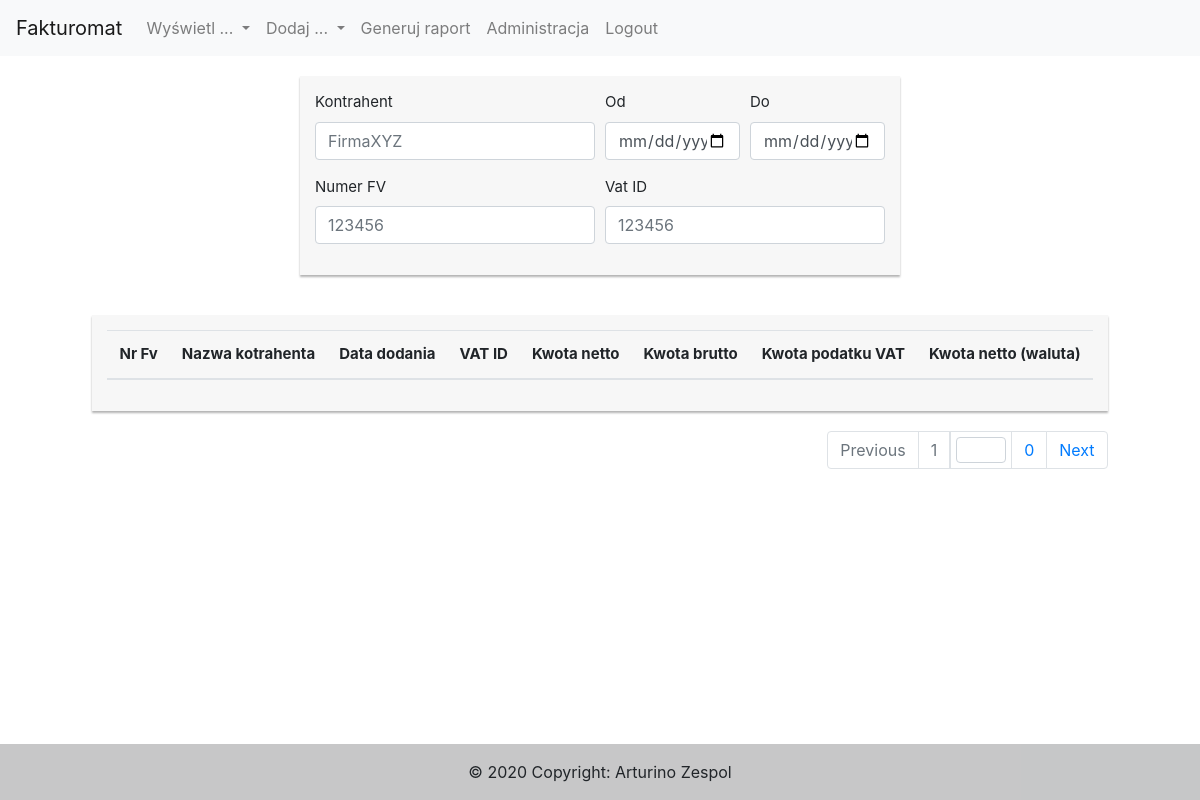
Page /index.php?action=login (signed in) on the earlier database version.
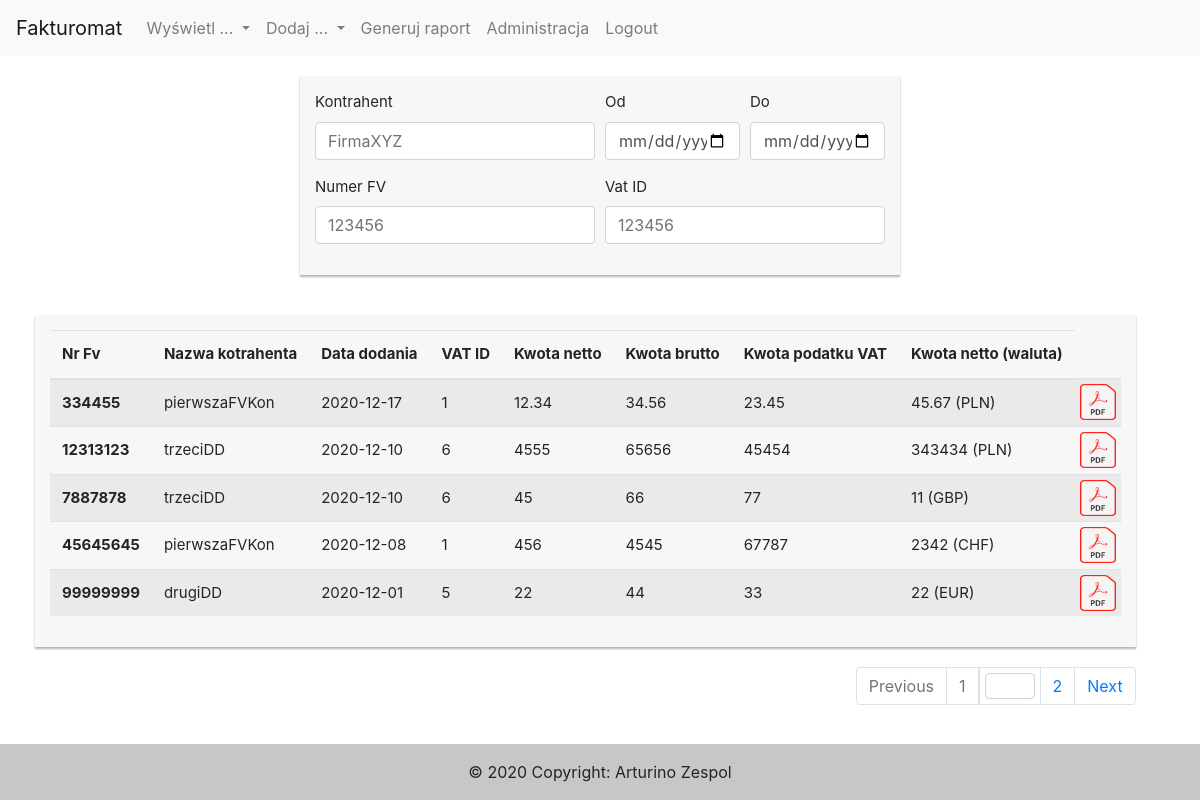
Same page on the later database version.
### tables this page shows
CREATE TABLE `invoicesale` (
`id` int(11) NOT NULL,
`invoiceNumber` varchar(255) NOT NULL,
`addDate` date NOT NULL,
`vatID` int(11) NOT NULL,
`amountNet` double NOT NULL,
`amountTax` double NOT NULL,
`amountGross` double NOT NULL,
`amountNetCurrencyValue` double NOT NULL,
`amountNetCurrency` int(2) NOT NULL
);

CREATE TABLE `contractor` (
  `vatID` int(11) NOT NULL,
  `name` varchar(100) NOT NULL
);

### models/repositories/InvoiceSaleRepository.php (called while the page is built, shortened)
<?php
global $config;
class InvoiceSaleRepository
{
    public function getAll( $limit = 0, $order="addDate") {
        global $config;
        $pdo = new PDO($config['dsn'], $config['login'], $config['password']);
        $query = "SELECT `id`, `invoiceNumber`, `addDate`,k.`vatID`,`name`, `amountNet`, `amountTax`, `amountGross`, `amountNetCurrencyValue`, `amountNetCurrency` FROM `invoiceSale` as `f` INNER JOIN `contractor` as `k` on k.vatID=f.vatID ORDER BY $order DESC".($limit != 0 ? " LIMIT $limit" : "");
        $sth = $pdo->prepare($query);
        $sth->execute();
        $result = $sth->fetchAll(PDO::FETCH_CLASS, "InvoiceSale");
        return $result;
    }
    public function getNumberOfRecords() {
        global $config;
        $pdo = new PDO($config['dsn'], $config['login'], $config['password']);
        $sth = $pdo->query("SELECT COUNT(*) as `count` from `invoicesale` ");
        return $sth->fetch(PDO::FETCH_ASSOC)['count'];
    }
}

### controllers/LoginController.php (called while the page is built, shortened)
<?php
class LoginController
{
    public function index()
    {
        InvoiceSaleController::index();
    }
}

### models/InvoiceSale.php (called while the page is built, shortened)
<?php
class InvoiceSale implements \JsonSerializable
{
    private $invoiceNumber;
    private $name;
    private $vatID;
    private $addDate;
    private $amountNet;
    private $amountGross;
    private $amountTax;
    private $amountNetCurrencyValue;
    private $amountNetCurrency;
    private $id;
    public function getId()
    {
        return $this->id;
    }
    public function getInvoiceNumber()
    {
        return $this->invoiceNumber;
    }
    public function getAddDate()
    {
        return $this->addDate;
    }
    public function getVatID()
    {
        return $this->vatID;
    }
    public function getName()
    {
        return $this->name;
    }
    public function getAmountNet()
    {
        return $this->amountNet;
    }
    public function getAmountTax()
    {
        return $this->amountTax;
    }
    public function getAmountGross()
    {
        return $this->amountGross;
    }
    public function getAmountNetCurrency()
    {
        return currencyEnum::currencyTable[$this->amountNetCurrency];
    }
    public function getAmountNetCurrencyValue()
    {
        return $this->amountNetCurrencyValue;
    }
}

### views/invoiceSale/invoiceSaleIndexView.php (the view, shortened to what this page needs)
<?php
class invoiceSaleIndexView
{
    public static function render($recordsMainTable, $numberOfRecordsInDB)
    {
        $id = "invoiceSaleIndex";
        ?>
        <?= Layout::header() ?>
            <div class="row">
                <div class="col"></div>
                <div class="col-md col-md-auto">
                    <div id="<?= $id ?>SearchBox" class="my-search-box">
                        <form id="<?= $id ?>SearchForm_">
                            <div class="form-row">
                                <div class="form-group col-lg-6 col-md-12">
                                    <label for="SearchForm_name">Kontrahent</label>
                                    <input id="SearchForm_name" maxlength="30" type="text" class="form-control" pattern="^[\d\w]*$" placeholder="FirmaXYZ" onfocusout="filterDataInInvoiceSaleIndexTable();">
                                </div>
                                <div class="form-group col-lg-3  col-md-6">
                                    <label for="SearchForm_dateAddStart">Od</label>
                                    <input id="SearchForm_dateAddStart" type="date" class="form-control" oninput="filterDataInInvoiceSaleIndexTable();">
                                </div>
                                <div class="form-group col-lg-3  col-md-6">
                                    <label for="SearchForm_dateAddEnd">Do</label>
                                    <input id="SearchForm_dateAddEnd" type="date" class="form-control" oninput="filterDataInInvoiceSaleIndexTable();">
                                </div>
                                <div class="form-group col-lg-6  col-md-6">
                                    <label for="SearchForm_invoiceNumber">Numer FV</label>
                                    <input id="SearchForm_invoiceNumber" maxlength="15" type="text" class="form-control" pattern="^\d*$" placeholder="123456" onfocusout="filterDataInInvoiceSaleIndexTable();">
                                </div>
                                <div class="form-group col-lg-6  col-md-6">
                                    <label for="SearchForm_vatID">Vat ID</label>
                                    <input id="SearchForm_vatID" maxlength="15" type="text" class="form-control" pattern="^\d*$" placeholder="123456" onfocusout="filterDataInInvoiceSaleIndexTable();">
                                </div>
                            </div>
                        </form>
                    </div>
                </div>
                <div class="col"></div>
            </div>
            <div class="row">
                <div class="col"></div>
                <div class="col-md col-md-auto">
                    <div id="invoice-sale-index" class="my-form-box">
                        <table id="<?= $id ?>Table" class="table table-striped">
                            <thead>
                            <tr>
                                <th scope="col">Nr Fv</th>
                                <th scope="col">Nazwa kotrahenta</th>
                                <th scope="col">Data dodania</th>
                                <th scope="col" class="showDataIndexTableWider">VAT ID</th>
                                <th scope="col" class="showDataIndexTableWider">Kwota netto</th>
                                <th scope="col" class="showDataIndexTableWider">Kwota brutto</th>
                                <th scope="col" class="showDataIndexTableWider">Kwota podatku VAT</th>
                                <th scope="col" class="showDataIndexTableWider">Kwota netto (waluta)</th>
                            </tr>
                            </thead>
                            <tbody>
                                <?php
                                    foreach ($recordsMainTable as $val) {
                                        echo '<tr>';
                                        echo '<th scope="row">'.$val->getInvoiceNumber().'</th>';
                                        echo '<td class="invoiceSaleIndexTableContractorName">'.$val->getName().'</td>';
                                        echo '<td class="invoiceSaleIndexTableAddDate">'.$val->getAddDate().'</td>';
                                        echo '<td class="showDataIndexTableWider">'.$val->getVatID().'</td>';
                                        echo '<td class="showDataIndexTableWider">'.$val->getAmountNet().'</td>';
                                        echo '<td class="showDataIndexTableWider">'.$val->getAmountGross().'</td>';
                                        echo '<td class="showDataIndexTableWider">'.$val->getAmountTax().'</td>';
                                        echo '<td class="showDataIndexTableWider">'.$val->getAmountNetCurrencyValue().' ('.$val->getAmountNetCurrency().')</td>';
                                        echo '<td class="showDataIndexTableWider"><a class="btn" href="index.php?action=getFile&fileType=invoiceSale&fileNumber='
                                            .$val->getId()
                                            .'"><img class="pdfIcon" src="./images/pdf_image.png"></a></td>';
                                        echo '</tr>';
                                    }
                                ?>
                            </tbody>
                        </table>
                    </div>
                    <nav id="Nav" class="my-navs" aria-label="...">
                        <ul class="pagination justify-content-end">
                            <li id="NavPrev" class="page-item disabled">
                                <button  class="page-link" onclick="changePageInInvoiceSaleIndexTable('prev');" aria-disabled="true">Previous</button>
                            </li>
                            <li id="NavFirst" class="page-item disabled">
                                <button  class="page-link" onclick="changePageInInvoiceSaleIndexTable('1');" aria-disabled="true" >1</button>
                            </li>
                            <li class="page-item" aria-current="page">
                                <a id="NavPageSelector" class="page-link" href="#">
                                    <input type="number" maxlength="4" min="1" class="form-control" oninput="changePageInInvoiceSaleIndexTable(this.value);">
                                </a>
                            </li>
                            <li id="NavLast" class="page-item">
                                <button  class="page-link" onclick="changePageInInvoiceSaleIndexTable('0');"><?= $numberOfRecordsInDB ?></button>
                            </li>
                            <li id="NavNext" class="page-item">
                                <button  class="page-link" onclick="changePageInInvoiceSaleIndexTable('next');">Next</button>
                            </li>
                        </ul>
                    </nav>
                </div>
                <div class="col"></div>
            </div>
        <?= Layout::footer() ?>
        <?php
        $html = ob_get_clean();
        return $html;
    }
}
?>

### index.php (shortened to what this page needs)
<?php
$action = isset($_GET['action']) ? $_GET['action'] : null;
$loginController = new LoginController(new UserRepository());
switch ($action) {
    case 'login':
        $loginController->index();
        break;
}

### controllers/InvoiceSaleController.php (shortened to what this page needs)
<?php
class InvoiceSaleController
{
    private static $limit = 5;
    public static function index() {
        $invoiceSaleRepository = new InvoiceSaleRepository();
        $records = $invoiceSaleRepository->getAll(self::$limit);
        $numOfRecords = $invoiceSaleRepository->getNumberOfRecords();
        echo invoiceSaleIndexView::render($records, ceil($numOfRecords/self::$limit));
    }
}

### views/Layout.php (shortened to what this page needs)
<?php
class Layout
{
    public static function header($params = [])
    {
        ?>
        <!DOCTYPE html>
        <html lang="pl">
            <head>
                <link rel="stylesheet" href="https://cdn.jsdelivr.net/npm/bootstrap@4.5.3/dist/css/bootstrap.min.css">
                <link rel="stylesheet" href="styles.css">
            </head>
            <body>
                <?= self::navbar(['userType' => "admin"])  ?>
                <div class="container-fluid">
        <?php
        $html = ob_get_clean();
        return $html;
    }
    public static function footer($params = [])
    {
        ?>
                </div>
                    <div class="footer fixed-bottom">
                        <footer class="bg-light text-center text-lg-start">
                            <div class="text-center p-3" style="background-color: rgba(0, 0, 0, 0.2)">
                                © 2020 Copyright: Arturino Zespol
                            </div>
                        </footer>
                    </div>
                </body>
            </html>
        <?php
        $html = ob_get_clean();
        return $html;
    }
    private static function navbar($params = [])
    {
        $userType = $params['userType'];
        ?>
            <nav class="navbar navbar-expand-lg navbar-light bg-light">
                <a class="navbar-brand" href="#">Fakturomat</a>
                <div class="collapse navbar-collapse" id="navbarSupportedContent">
        <?php
        switch ($userType) {
                ?>
                <?php
            case "admin":
                ?>
                        <ul class="navbar-nav">
                            <li class="nav-item dropdown">
                                <a class="nav-link dropdown-toggle" href="#" id="navbarDropdown" role="button" data-toggle="dropdown" aria-haspopup="true" aria-expanded="false">
                                    Wyświetl ...
                                </a>
                            </li>
                            <li class="nav-item dropdown">
                                <a class="nav-link dropdown-toggle" href="#" id="navbarDropdown" role="button" data-toggle="dropdown" aria-haspopup="true" aria-expanded="false">
                                    Dodaj ...
                                </a>
                            </li>
                            <li class="nav-item">
                                <a class="nav-link" href="./index.php?action=generateReport-show">Generuj raport</a>
                            </li>
                            <li class="nav-item">
                                <a class="nav-link" href="./index.php?action=admin">Administracja</a>
                            </li>
                            <li class="nav-item">
                                <a class="nav-link" href="./index.php?action=logout">Logout</a>
                            </li>
                        </ul>
                <?php
                break;
                ?>
                <?php
        }
        ?>
                </div>
            </nav>
        <?php
        $html = ob_get_clean();
        return $html;
    }
}
?>

### styles.css (style rules this page uses)
#form-control, .btn { min-height: 38px; border-radius: 2px; }
.my-form-box { background: #f7f7f7; font-size: 15px; margin: 20px; box-shadow: 0px 2px 2px rgba(0, 0, 0, 0.3); padding: 15px; }
.my-search-box { background: #f7f7f7; font-size: 15px; margin: 20px; box-shadow: 0px 2px 2px rgba(0, 0, 0, 0.3); padding: 15px; max-width: 600px; }
th.showDataIndexTableWider,td.showDataIndexTableWider { display: none; }
@media (min-width: 992px) { #invoiceSaleIndexTable th.showDataIndexTableWider,td.showDataIndexTableWider { display: table-cell; } }
td.showDataIndexTableWider:nth-child(10) { margin: auto; vertical-align: center; padding: 4px; }
td.showDataIndexTableWider a.btn { margin: 0px; padding: 0px; }
.pdfIcon { width: 36px; height: 36px; }
.my-navs { margin: 20px; }
#NavPageSelector { margin: 0px; padding: 5px; }
#NavPageSelector input { margin: 0px; padding: 5px; width: 50px; height: 26px; }

Differences in the rows shown:
added invoicesale: invoiceNumber "334455", vatID.name "pierwszaFVKon", addDate "2020-12-17", vatID.vatID "1", amountNet "12.34", amountGross "34.56", amountTax "23.45", amountNetCurrencyValue "45.67", amountNetCurrency "PLN"
added invoicesale: invoiceNumber "12313123", vatID.name "trzeciDD", addDate "2020-12-10", vatID.vatID "6", amountNet "4555", amountGross "65656", amountTax "45454", amountNetCurrencyValue "343434", amountNetCurrency "PLN"
added invoicesale: invoiceNumber "7887878", vatID.name "trzeciDD", addDate "2020-12-10", vatID.vatID "6", amountNet "45", amountGross "66", amountTax "77", amountNetCurrencyValue "11", amountNetCurrency "GBP"
added invoicesale: invoiceNumber "45645645", vatID.name "pierwszaFVKon", addDate "2020-12-08", vatID.vatID "1", amountNet "456", amountGross "4545", amountTax "67787", amountNetCurrencyValue "2342", amountNetCurrency "CHF"
added invoicesale: invoiceNumber "99999999", vatID.name "drugiDD", addDate "2020-12-01", vatID.vatID "5", amountNet "22", amountGross "44", amountTax "33", amountNetCurrencyValue "22", amountNetCurrency "EUR"
Other differences:
$numberOfRecordsInDB: "0" → "2"
